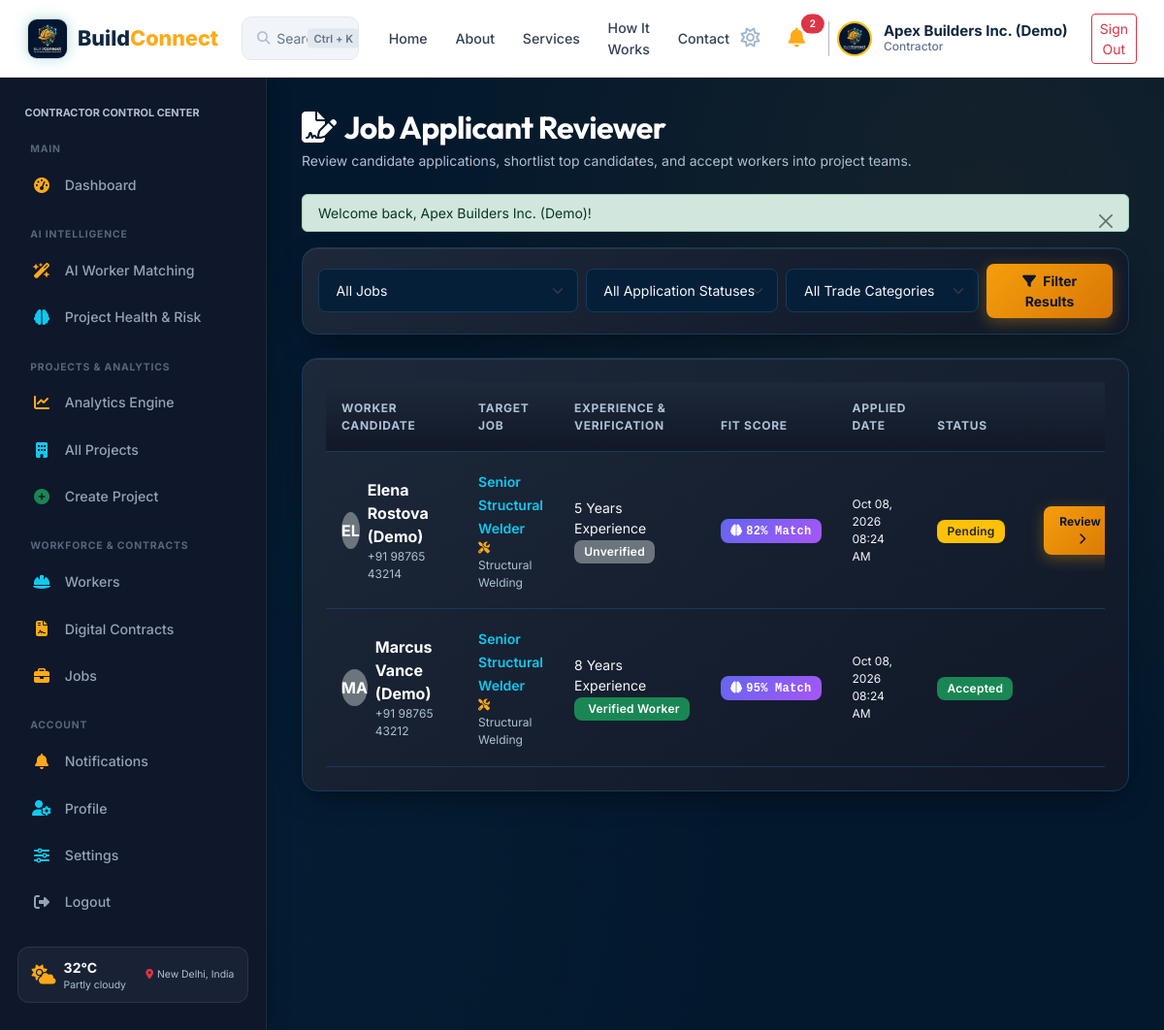
/contractor/applications.php (signed in), run on the app's committed database.
### tables this page shows
CREATE TABLE IF NOT EXISTS users (
    id INT AUTO_INCREMENT PRIMARY KEY,
    name VARCHAR(100) NOT NULL,
    email VARCHAR(150) UNIQUE NOT NULL,
    password VARCHAR(255) NOT NULL,
    role ENUM('admin', 'contractor', 'worker', 'client') NOT NULL,
    phone VARCHAR(30) DEFAULT NULL,
    avatar VARCHAR(255) DEFAULT 'default_avatar.png',
    status ENUM('active', 'inactive', 'suspended') DEFAULT 'active',
    created_at TIMESTAMP DEFAULT CURRENT_TIMESTAMP,
    updated_at TIMESTAMP DEFAULT CURRENT_TIMESTAMP ON UPDATE CURRENT_TIMESTAMP,
    INDEX idx_user_email (email),
    INDEX idx_user_role (role),
    INDEX idx_user_created (created_at)
);

CREATE TABLE IF NOT EXISTS job_applications (
    id INT AUTO_INCREMENT PRIMARY KEY,
    job_id INT NOT NULL,
    worker_id INT NOT NULL,
    match_score INT DEFAULT 85,
    cover_note TEXT,
    expected_pay DECIMAL(10,2) DEFAULT NULL,
    status ENUM('pending', 'shortlisted', 'accepted', 'rejected', 'withdrawn') DEFAULT 'pending',
    applied_at TIMESTAMP DEFAULT CURRENT_TIMESTAMP,
    updated_at TIMESTAMP DEFAULT CURRENT_TIMESTAMP ON UPDATE CURRENT_TIMESTAMP,
    FOREIGN KEY (job_id) REFERENCES jobs(id) ON DELETE CASCADE,
    FOREIGN KEY (worker_id) REFERENCES users(id) ON DELETE CASCADE,
    UNIQUE KEY uk_job_worker (job_id, worker_id),
    INDEX idx_app_status (status),
    INDEX idx_app_created (applied_at)
);

CREATE TABLE IF NOT EXISTS jobs (
    id INT AUTO_INCREMENT PRIMARY KEY,
    project_id INT NOT NULL,
    contractor_id INT NOT NULL,
    title VARCHAR(150) NOT NULL,
    trade_required VARCHAR(100) NOT NULL,
    description TEXT,
    pay_rate DECIMAL(10,2) NOT NULL,
    pay_type ENUM('hourly', 'daily', 'fixed') DEFAULT 'hourly',
    location VARCHAR(200) NOT NULL,
    city VARCHAR(100) DEFAULT NULL,
    state VARCHAR(100) DEFAULT NULL,
    employment_type VARCHAR(50) DEFAULT 'Full-Time',
    start_date DATE DEFAULT NULL,
    end_date DATE DEFAULT NULL,
    spots_available INT DEFAULT 1,
    spots_filled INT DEFAULT 0,
    status ENUM('draft', 'published', 'open', 'paused', 'closed', 'filled', 'cancelled') DEFAULT 'published',
    created_at TIMESTAMP DEFAULT CURRENT_TIMESTAMP,
    updated_at TIMESTAMP DEFAULT CURRENT_TIMESTAMP ON UPDATE CURRENT_TIMESTAMP,
    FOREIGN KEY (project_id) REFERENCES projects(id) ON DELETE CASCADE,
    FOREIGN KEY (contractor_id) REFERENCES users(id) ON DELETE CASCADE,
    INDEX idx_job_status (status),
    INDEX idx_job_created (created_at)
);

CREATE TABLE IF NOT EXISTS workers (
    id INT AUTO_INCREMENT PRIMARY KEY,
    user_id INT UNIQUE NOT NULL,
    trade_title VARCHAR(100) DEFAULT 'General Construction Specialist',
    experience_years INT DEFAULT 0,
    hourly_rate DECIMAL(10,2) DEFAULT 35.00,
    daily_rate DECIMAL(10,2) DEFAULT 280.00,
    bio TEXT,
    city VARCHAR(100) DEFAULT 'San Francisco',
    state VARCHAR(100) DEFAULT NULL,
    address TEXT DEFAULT NULL,
    availability_status ENUM('available', 'partially_available', 'not_available') DEFAULT 'available',
    preferred_work_type VARCHAR(100) DEFAULT 'Full-Time',
    preferred_location VARCHAR(150) DEFAULT NULL,
    available_from_date DATE DEFAULT NULL,
    verification_status ENUM('pending', 'approved', 'rejected') DEFAULT 'pending',
    verified_at DATETIME DEFAULT NULL,
    verified_by_user_id INT DEFAULT NULL,
    rating_avg DECIMAL(3,2) DEFAULT 5.00,
    reviews_count INT DEFAULT 0,
    created_at TIMESTAMP DEFAULT CURRENT_TIMESTAMP,
    updated_at TIMESTAMP DEFAULT CURRENT_TIMESTAMP ON UPDATE CURRENT_TIMESTAMP,
    FOREIGN KEY (user_id) REFERENCES users(id) ON DELETE CASCADE,
    FOREIGN KEY (verified_by_user_id) REFERENCES users(id) ON DELETE SET NULL,
    INDEX idx_worker_verification (verification_status)
);

### contractor/applications.php (the view, shortened to what the rows shown need)
<?php
require_once __DIR__ . '/../includes/auth.php';
require_once __DIR__ . '/../includes/header.php';
require_once __DIR__ . '/../includes/navbar.php';
$user = currentUser();
$db = getDB();
$contractor_id = (int)$user['id'];
$sql = "
    SELECT ja.*, j.title as job_title, j.trade_required, j.spots_available, j.spots_filled, j.status as job_status,
           u.name as worker_name, u.email as worker_email, u.phone as worker_phone,
           w.trade_title, w.experience_years, w.city as worker_city, w.rating_avg, w.verification_status
    FROM job_applications ja
    JOIN jobs j ON ja.job_id = j.id
    JOIN users u ON ja.worker_id = u.id
    LEFT JOIN workers w ON u.id = w.user_id
    WHERE j.contractor_id = ?
";
$params = [$contractor_id];
$sql .= " ORDER BY ja.id DESC";
$stmt = $db->prepare($sql);
$stmt->execute($params);
$applications = $stmt->fetchAll();
?>
<div class="bc-layout">
    <?php require_once __DIR__ . '/../includes/sidebar.php'; ?>
    <main class="bc-main-content">
        <div class="d-flex flex-wrap justify-content-between align-items-center gap-3 mb-4">
            <div>
                <h1 class="h2 fw-bold text-white mb-1">
                    <i class="fa-solid fa-file-signature text-amber me-2"></i>Job Applicant Reviewer
                </h1>
            </div>
        </div>
        <div class="bc-card p-4">
            <?php if (empty($applications)): ?>
                <div class="bc-empty-state py-5 text-center">
                    <i class="fa-solid fa-users-slash fs-1 text-muted mb-3"></i>
                    <h3 class="h5 text-white fw-bold">No Applications Found</h3>
                    <p class="text-muted small mb-0">No candidate submissions match your selected filter criteria.</p>
                </div>
            <?php else: ?>
                <div class="table-responsive">
                    <table class="table table-custom align-middle mb-0">
                        <thead>
                            <tr>
                                <th>Worker Candidate</th>
                                <th>Target Job</th>
                                <th>Experience & Verification</th>
                                <th>Fit Score</th>
                                <th>Applied Date</th>
                                <th>Status</th>
                                <th class="text-end">Actions</th>
                            </tr>
                        </thead>
                        <tbody>
                            <?php foreach ($applications as $app): ?>
                                <tr>
                                    <td>
                                        <div class="d-flex align-items-center gap-2">
                                            <div class="rounded-circle bg-secondary text-white fw-bold d-flex align-items-center justify-content-center" style="width: 38px; height: 38px;">
                                                <?= strtoupper(substr($app['worker_name'], 0, 2)) ?>
                                            </div>
                                            <div>
                                                <div class="fw-bold text-white"><?= e($app['worker_name']) ?></div>
                                                <div class="extra-small text-muted"><?= e($app['worker_phone'] ?: $app['worker_email']) ?></div>
                                            </div>
                                        </div>
                                    </td>
                                    <td>
                                        <a href="<?= BASE_URL ?>/contractor/job-details.php?id=<?= $app['job_id'] ?>" class="text-info text-decoration-none fw-semibold small">
                                            <?= e($app['job_title']) ?>
                                        </a>
                                        <div class="extra-small text-muted"><i class="fa-solid fa-screwdriver-wrench me-1 text-warning"></i><?= e($app['trade_required']) ?></div>
                                    </td>
                                    <td>
                                        <div class="small text-light"><?= (int)$app['experience_years'] ?> Years Experience</div>
                                        <div>
                                            <?php if ($app['verification_status'] === 'approved'): ?>
                                                <span class="badge bg-success extra-small"><i class="fa-solid fa-shield-check me-1"></i>Verified Worker</span>
                                            <?php else: ?>
                                                <span class="badge bg-secondary extra-small">Unverified</span>
                                            <?php endif; ?>
                                        </div>
                                    </td>
                                    <td>
                                        <span class="badge bg-purple text-white font-monospace" style="background: linear-gradient(135deg, #6366f1 0%, #a855f7 100%);">
                                            <i class="fa-solid fa-brain me-1"></i><?= $app['match_score'] ?>% Match
                                        </span>
                                    </td>
                                    <td class="text-muted extra-small">
                                        <?= format_datetime($app['applied_at']) ?>
                                    </td>
                                    <td>
                                        <span class="badge <?= get_status_badge_class($app['status']) ?>"><?= e(ucfirst($app['status'])) ?></span>
                                    </td>
                                    <td class="text-end">
                                        <div class="d-inline-flex gap-1 align-items-center">
                                            <a href="<?= BASE_URL ?>/contractor/application-details.php?id=<?= $app['id'] ?>" class="btn btn-amber btn-sm fw-bold extra-small py-1 px-2" title="Full Application & Hire Review">
                                                Review <i class="fa-solid fa-chevron-right ms-1"></i>
                                            </a>
                                        </div>
                                    </td>
                                </tr>
                            <?php endforeach; ?>
                        </tbody>
                    </table>
                </div>
            <?php endif; ?>
        </div>
    </main>
</div>
<?php require_once __DIR__ . '/../includes/footer.php'; ?>

### includes/navbar.php (shortened to what the rows shown need)
<?php
$user = get_logged_user();
?>
<nav class="bc-navbar bc-navbar-modern d-flex align-items-center justify-content-between">
    <div class="d-flex align-items-center gap-3">
        <?php if ($user):
            $unread_count = get_unread_notification_count($user['id']);
            $user_role_label = ucfirst($user['role']);
            if ($user['role'] === 'admin') $user_role_label = 'Executive Admin';
            elseif ($user['role'] === 'client') $user_role_label = 'Client';
            elseif ($user['role'] === 'worker') $user_role_label = 'Worker';
            elseif ($user['role'] === 'contractor') $user_role_label = 'Contractor';
            $user_avatar = (!empty($user['avatar']) && file_exists(__DIR__ . '/../assets/images/' . $user['avatar'])) ? $user['avatar'] : 'logo.png';
        ?>
            <button class="btn btn-sm btn-link text-slate-400 p-1 text-decoration-none d-none d-sm-inline-block" type="button" title="Toggle Light/Dark Theme">
                <i class="fa-regular fa-sun fs-5" style="color: #9FB6CF;"></i>
            </button>
            <div class="dropdown">
                <button class="btn btn-outline-secondary btn-sm position-relative text-light border-0" type="button" id="notifDropdown" data-bs-toggle="dropdown" aria-expanded="false">
                    <i class="fa-solid fa-bell text-warning fs-5" style="color: #FFAA16 !important;"></i>
                    <?php if ($unread_count > 0): ?>
                        <span class="position-absolute top-0 start-100 translate-middle badge rounded-pill bg-danger" style="font-size: 0.65rem;">
                            <?= $unread_count ?>
                        </span>
                    <?php endif; ?>
                </button>
            </div>
            <div class="d-flex align-items-center gap-2 ps-2 border-start border-secondary border-opacity-50">
                <img src="<?= BASE_URL ?>/assets/images/<?= sanitize($user_avatar) ?>" alt="Avatar" class="rounded-circle border border-2 border-warning" style="width: 36px; height: 36px; object-fit: cover;">
                <div class="profile-info text-start d-flex flex-column justify-content-center ms-1 me-1" style="line-height: 1.2; min-width: 130px; flex-shrink: 0; display: flex !important; visibility: visible !important; opacity: 1 !important;">
                    <div class="fw-bold profile-name bc-user-name" style="color: #0F2740 !important; font-weight: 700 !important; font-size: 15px !important; opacity: 1 !important; visibility: visible !important; display: block !important; white-space: nowrap;"><?= sanitize($user['name'] ?? 'User') ?></div>
                    <div class="extra-small profile-role bc-user-role" style="color: #64748B !important; font-size: 12px !important; font-weight: 500 !important; opacity: 1 !important; visibility: visible !important; display: block !important; white-space: nowrap;"><?= sanitize($user_role_label) ?></div>
                </div>
            </div>
            <a href="<?= BASE_URL ?>/logout.php" class="btn btn-outline-danger btn-sm ms-1">Sign Out</a>
        <?php endif; ?>
    </div>
</nav>

### includes/sidebar.php (shortened to what the rows shown need)
<?php
$user = get_logged_user();
$is_worker = ($user && isset($user['role']) && $user['role'] === ROLE_WORKER);
$is_admin  = ($user && isset($user['role']) && $user['role'] === ROLE_ADMIN);
$is_client = ($user && isset($user['role']) && $user['role'] === ROLE_CLIENT);
$is_contractor = ($user && isset($user['role']) && $user['role'] === ROLE_CONTRACTOR);
$sidebar_class = 'bc-sidebar';
$sidebar_id = '';
if ($is_worker) {
    $sidebar_class .= ' bc-sidebar-worker';
    $sidebar_id = 'id="bc-worker-sidebar"';
} elseif ($is_admin) {
    $sidebar_class .= ' bc-sidebar-admin';
    $sidebar_id = 'id="bc-admin-sidebar"';
} elseif ($is_client) {
    $sidebar_class .= ' bc-sidebar-client';
    $sidebar_id = 'id="bc-client-sidebar"';
} elseif ($is_contractor) {
    $sidebar_class .= ' bc-sidebar-contractor';
    $sidebar_id = 'id="bc-contractor-sidebar"';
}
?>
<aside class="<?= $sidebar_class ?>" <?= $sidebar_id ?>>
    <div class="px-2 mb-3">
        <div class="text-uppercase text-muted extra-small fw-bold tracking-wider" style="font-size: 0.68rem; color: var(--bc-text-secondary) !important;">
            <?= $user ? sanitize(strtoupper($user['role'])) . ' CONTROL CENTER' : 'NAVIGATION' ?>
        </div>
    </div>
</aside>

### data on the page
users: id "2", name "Apex Builders Inc. (Demo)", role "Contractor", role "CONTRACTOR"
job_applications: worker.name "EL", worker.name "Elena Rostova (Demo)", worker.phone "+91 98765 43214", job.title "Senior Structural Welder", job.trade_required "Structural Welding", workers.experience_years "5", shows "Unverified", match_score "82", applied_at "Oct 08, 2026 08:24 AM", status "Pending"
job_applications: worker.name "MA", worker.name "Marcus Vance (Demo)", worker.phone "+91 98765 43212", job.title "Senior Structural Welder", job.trade_required "Structural Welding", workers.experience_years "8", shows "Verified Worker", match_score "95", applied_at "Oct 08, 2026 08:24 AM", status "Accepted"

### other printed values
$flash['message'] "Welcome back, Apex Builders Inc. (Demo)!"
